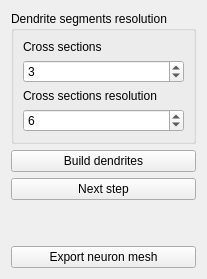
     <widget class="QWidget" name="tab_AdvanceDendritesCtrl">
      <attribute name="title">
       <string>Advanced dendrites options.</string>
      </attribute>
      <layout class="QVBoxLayout" name="verticalLayout_17">
       <item>
        <widget class="QGroupBox" name="groupBox_SWCOptions">
         <property name="title">
          <string>Dendrite segments resolution</string>
         </property>
         <layout class="QVBoxLayout" name="verticalLayout_9">
          <item>
           <widget class="QLabel" name="label_TubesVerResolution">
            <property name="text">
             <string>Cross sections</string>
            </property>
           </widget>
          </item>
          <item>
           <widget class="QSpinBox" name="spinBox_TubesVerResolution">
            <property name="minimum">
             <number>2</number>
            </property>
            <property name="value">
             <number>3</number>
            </property>
           </widget>
          </item>
          <item>
           <widget class="QLabel" name="label_TubesHorResolution">
            <property name="text">
             <string>Cross sections resolution</string>
            </property>
           </widget>
          </item>
          <item>
           <widget class="QSpinBox" name="spinBox_TubesHorResolution">
            <property name="minimum">
             <number>3</number>
            </property>
            <property name="value">
             <number>6</number>
            </property>
           </widget>
          </item>
         </layout>
        </widget>
       </item>
       <item>
        <widget class="QPushButton" name="pushButton_GenerateNeuronMesh">
         <property name="text">
          <string>Build dendrites</string>
         </property>
        </widget>
       </item>
       <item>
        <widget class="QPushButton" name="pushButton_NextStep">
         <property name="text">
          <string>Next step</string>
         </property>
        </widget>
       </item>
       <item>
        <spacer name="verticalSpacer_2">
         <property name="orientation">
          <enum>Qt::Vertical</enum>
         </property>
         <property name="sizeHint" stdset="0">
          <size>
           <width>20</width>
           <height>40</height>
          </size>
         </property>
        </spacer>
       </item>
       <item>
        <widget class="QPushButton" name="pushButton_ExportModel">
         <property name="text">
          <string>Export neuron mesh</string>
         </property>
        </widget>
       </item>
      </layout>
     </widget>
